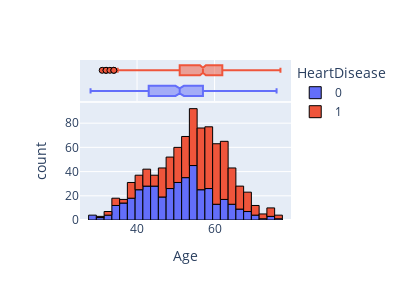
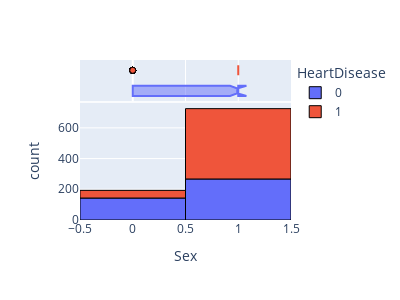
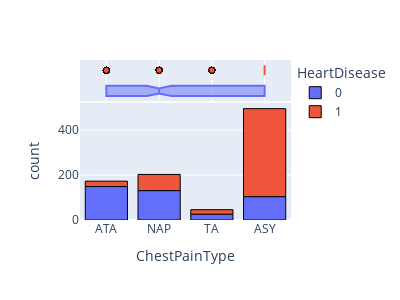
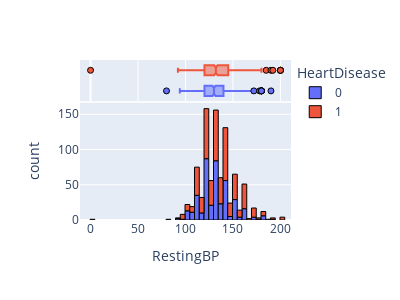

Notebook source saved alongside these figures, in order:
### Markdown cell above
# Graphs

### Code cell
def num_plot(df, col):
    fig = px.histogram(df, x=col, color="HeartDisease",
                       marginal="box")
    fig.update_layout(height=300, width=400, showlegend=True)
    fig.update_traces(marker_line_width=1,marker_line_color="black")
    fig.show()
    
for col in dataset[:-1]:
    num_plot(dataset,col)

### Figure 1 — Plotly figure (JSON) as saved in the notebook; plotly's stock layout.template omitted (floating-point values rounded to 4 significant figures; data arrays with more than 128 entries replaced by an {"elided": "..."} marker saying what was removed)
{"data": [{"alignmentgroup": "True", "bingroup": "x", "hovertemplate": "HeartDisease=0<br>Age=%{x}<br>count=%{y}<extra></extra>", "legendgroup": "0", "marker": {"color": "#636efa", "line": {"color": "black", "width": 1}, "pattern": {"shape": ""}}, "name": "0", "offsetgroup": "0", "orientation": "v", "showlegend": true, "type": "histogram", "x": {"elided": "410 int values"}, "xaxis": "x", "yaxis": "y"}, {"alignmentgroup": "True", "hovertemplate": "HeartDisease=0<br>Age=%{x}<extra></extra>", "legendgroup": "0", "marker": {"color": "#636efa", "line": {"color": "black", "width": 1}}, "name": "0", "notched": true, "offsetgroup": "0", "showlegend": false, "type": "box", "x": {"elided": "410 int values"}, "xaxis": "x2", "yaxis": "y2"}, {"alignmentgroup": "True", "bingroup": "x", "hovertemplate": "HeartDisease=1<br>Age=%{x}<br>count=%{y}<extra></extra>", "legendgroup": "1", "marker": {"color": "#EF553B", "line": {"color": "black", "width": 1}, "pattern": {"shape": ""}}, "name": "1", "offsetgroup": "1", "orientation": "v", "showlegend": true, "type": "histogram", "x": {"elided": "508 int values"}, "xaxis": "x", "yaxis": "y"}, {"alignmentgroup": "True", "hovertemplate": "HeartDisease=1<br>Age=%{x}<extra></extra>", "legendgroup": "1", "marker": {"color": "#EF553B", "line": {"color": "black", "width": 1}}, "name": "1", "notched": true, "offsetgroup": "1", "showlegend": false, "type": "box", "x": {"elided": "508 int values"}, "xaxis": "x2", "yaxis": "y2"}], "layout": {"barmode": "relative", "height": 300, "legend": {"title": {"text": "HeartDisease"}, "tracegroupgap": 0}, "margin": {"t": 60}, "showlegend": true, "width": 400, "xaxis": {"anchor": "y", "domain": [0, 1], "title": {"text": "Age"}}, "xaxis2": {"anchor": "y2", "domain": [0, 1], "matches": "x", "showgrid": true, "showticklabels": false}, "yaxis": {"anchor": "x", "domain": [0, 0.7326], "title": {"text": "count"}}, "yaxis2": {"anchor": "x2", "domain": [0.7426, 1], "matches": "y2", "showgrid": false, "showline": false, "showticklabels": false, "ticks": ""}}}

### Figure 2 — Plotly figure (JSON) as saved in the notebook; plotly's stock layout.template omitted (floating-point values rounded to 4 significant figures; data arrays with more than 128 entries replaced by an {"elided": "..."} marker saying what was removed)
{"data": [{"alignmentgroup": "True", "bingroup": "x", "hovertemplate": "HeartDisease=0<br>Sex=%{x}<br>count=%{y}<extra></extra>", "legendgroup": "0", "marker": {"color": "#636efa", "line": {"color": "black", "width": 1}, "pattern": {"shape": ""}}, "name": "0", "offsetgroup": "0", "orientation": "v", "showlegend": true, "type": "histogram", "x": {"elided": "410 int values"}, "xaxis": "x", "yaxis": "y"}, {"alignmentgroup": "True", "hovertemplate": "HeartDisease=0<br>Sex=%{x}<extra></extra>", "legendgroup": "0", "marker": {"color": "#636efa", "line": {"color": "black", "width": 1}}, "name": "0", "notched": true, "offsetgroup": "0", "showlegend": false, "type": "box", "x": {"elided": "410 int values"}, "xaxis": "x2", "yaxis": "y2"}, {"alignmentgroup": "True", "bingroup": "x", "hovertemplate": "HeartDisease=1<br>Sex=%{x}<br>count=%{y}<extra></extra>", "legendgroup": "1", "marker": {"color": "#EF553B", "line": {"color": "black", "width": 1}, "pattern": {"shape": ""}}, "name": "1", "offsetgroup": "1", "orientation": "v", "showlegend": true, "type": "histogram", "x": {"elided": "508 int values"}, "xaxis": "x", "yaxis": "y"}, {"alignmentgroup": "True", "hovertemplate": "HeartDisease=1<br>Sex=%{x}<extra></extra>", "legendgroup": "1", "marker": {"color": "#EF553B", "line": {"color": "black", "width": 1}}, "name": "1", "notched": true, "offsetgroup": "1", "showlegend": false, "type": "box", "x": {"elided": "508 int values"}, "xaxis": "x2", "yaxis": "y2"}], "layout": {"barmode": "relative", "height": 300, "legend": {"title": {"text": "HeartDisease"}, "tracegroupgap": 0}, "margin": {"t": 60}, "showlegend": true, "width": 400, "xaxis": {"anchor": "y", "domain": [0, 1], "title": {"text": "Sex"}}, "xaxis2": {"anchor": "y2", "domain": [0, 1], "matches": "x", "showgrid": true, "showticklabels": false}, "yaxis": {"anchor": "x", "domain": [0, 0.7326], "title": {"text": "count"}}, "yaxis2": {"anchor": "x2", "domain": [0.7426, 1], "matches": "y2", "showgrid": false, "showline": false, "showticklabels": false, "ticks": ""}}}

### Figure 3 — Plotly figure (JSON) as saved in the notebook; plotly's stock layout.template omitted (floating-point values rounded to 4 significant figures; data arrays with more than 128 entries replaced by an {"elided": "..."} marker saying what was removed)
{"data": [{"alignmentgroup": "True", "bingroup": "x", "hovertemplate": "HeartDisease=0<br>ChestPainType=%{x}<br>count=%{y}<extra></extra>", "legendgroup": "0", "marker": {"color": "#636efa", "line": {"color": "black", "width": 1}, "pattern": {"shape": ""}}, "name": "0", "offsetgroup": "0", "orientation": "v", "showlegend": true, "type": "histogram", "x": {"elided": "410 str values"}, "xaxis": "x", "yaxis": "y"}, {"alignmentgroup": "True", "hovertemplate": "HeartDisease=0<br>ChestPainType=%{x}<extra></extra>", "legendgroup": "0", "marker": {"color": "#636efa", "line": {"color": "black", "width": 1}}, "name": "0", "notched": true, "offsetgroup": "0", "showlegend": false, "type": "box", "x": {"elided": "410 str values"}, "xaxis": "x2", "yaxis": "y2"}, {"alignmentgroup": "True", "bingroup": "x", "hovertemplate": "HeartDisease=1<br>ChestPainType=%{x}<br>count=%{y}<extra></extra>", "legendgroup": "1", "marker": {"color": "#EF553B", "line": {"color": "black", "width": 1}, "pattern": {"shape": ""}}, "name": "1", "offsetgroup": "1", "orientation": "v", "showlegend": true, "type": "histogram", "x": {"elided": "508 str values"}, "xaxis": "x", "yaxis": "y"}, {"alignmentgroup": "True", "hovertemplate": "HeartDisease=1<br>ChestPainType=%{x}<extra></extra>", "legendgroup": "1", "marker": {"color": "#EF553B", "line": {"color": "black", "width": 1}}, "name": "1", "notched": true, "offsetgroup": "1", "showlegend": false, "type": "box", "x": {"elided": "508 str values"}, "xaxis": "x2", "yaxis": "y2"}], "layout": {"barmode": "relative", "height": 300, "legend": {"title": {"text": "HeartDisease"}, "tracegroupgap": 0}, "margin": {"t": 60}, "showlegend": true, "width": 400, "xaxis": {"anchor": "y", "domain": [0, 1], "title": {"text": "ChestPainType"}}, "xaxis2": {"anchor": "y2", "domain": [0, 1], "matches": "x", "showgrid": true, "showticklabels": false}, "yaxis": {"anchor": "x", "domain": [0, 0.7326], "title": {"text": "count"}}, "yaxis2": {"anchor": "x2", "domain": [0.7426, 1], "matches": "y2", "showgrid": false, "showline": false, "showticklabels": false, "ticks": ""}}}

### Figure 4 — Plotly figure (JSON) as saved in the notebook; plotly's stock layout.template omitted (floating-point values rounded to 4 significant figures; data arrays with more than 128 entries replaced by an {"elided": "..."} marker saying what was removed)
{"data": [{"alignmentgroup": "True", "bingroup": "x", "hovertemplate": "HeartDisease=0<br>RestingBP=%{x}<br>count=%{y}<extra></extra>", "legendgroup": "0", "marker": {"color": "#636efa", "line": {"color": "black", "width": 1}, "pattern": {"shape": ""}}, "name": "0", "offsetgroup": "0", "orientation": "v", "showlegend": true, "type": "histogram", "x": {"elided": "410 int values"}, "xaxis": "x", "yaxis": "y"}, {"alignmentgroup": "True", "hovertemplate": "HeartDisease=0<br>RestingBP=%{x}<extra></extra>", "legendgroup": "0", "marker": {"color": "#636efa", "line": {"color": "black", "width": 1}}, "name": "0", "notched": true, "offsetgroup": "0", "showlegend": false, "type": "box", "x": {"elided": "410 int values"}, "xaxis": "x2", "yaxis": "y2"}, {"alignmentgroup": "True", "bingroup": "x", "hovertemplate": "HeartDisease=1<br>RestingBP=%{x}<br>count=%{y}<extra></extra>", "legendgroup": "1", "marker": {"color": "#EF553B", "line": {"color": "black", "width": 1}, "pattern": {"shape": ""}}, "name": "1", "offsetgroup": "1", "orientation": "v", "showlegend": true, "type": "histogram", "x": {"elided": "508 int values"}, "xaxis": "x", "yaxis": "y"}, {"alignmentgroup": "True", "hovertemplate": "HeartDisease=1<br>RestingBP=%{x}<extra></extra>", "legendgroup": "1", "marker": {"color": "#EF553B", "line": {"color": "black", "width": 1}}, "name": "1", "notched": true, "offsetgroup": "1", "showlegend": false, "type": "box", "x": {"elided": "508 int values"}, "xaxis": "x2", "yaxis": "y2"}], "layout": {"barmode": "relative", "height": 300, "legend": {"title": {"text": "HeartDisease"}, "tracegroupgap": 0}, "margin": {"t": 60}, "showlegend": true, "width": 400, "xaxis": {"anchor": "y", "domain": [0, 1], "title": {"text": "RestingBP"}}, "xaxis2": {"anchor": "y2", "domain": [0, 1], "matches": "x", "showgrid": true, "showticklabels": false}, "yaxis": {"anchor": "x", "domain": [0, 0.7326], "title": {"text": "count"}}, "yaxis2": {"anchor": "x2", "domain": [0.7426, 1], "matches": "y2", "showgrid": false, "showline": false, "showticklabels": false, "ticks": ""}}}
